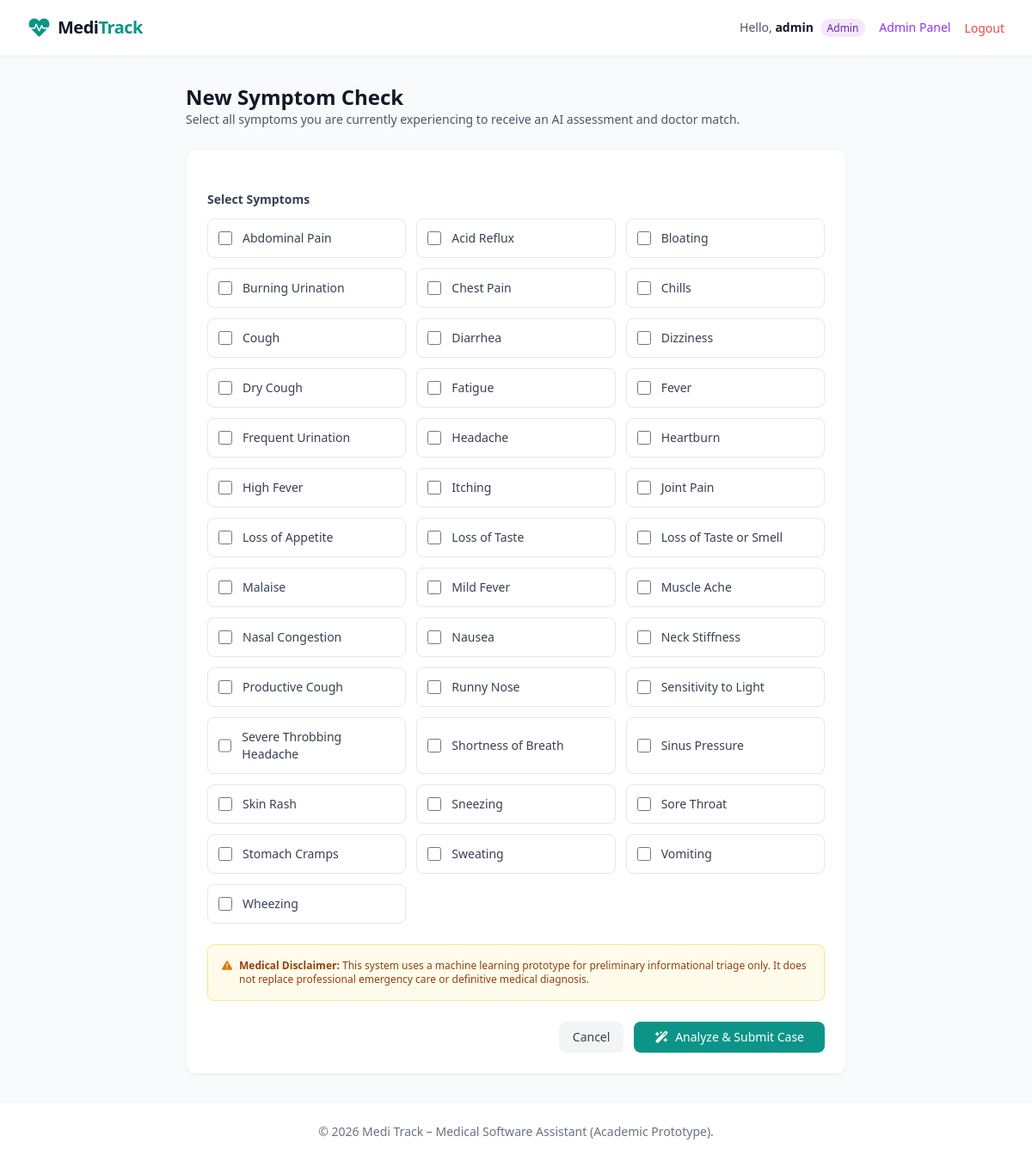
/patient/consultation/new/ (signed in), run on the app's committed database.
### core/models.py (models this page shows, shortened)
class User(AbstractUser):
    is_patient = models.BooleanField(default=False)
    is_doctor = models.BooleanField(default=False)

class Symptom(models.Model):
    name = models.CharField(max_length=100, unique=True)

### core/views.py (the view, shortened to what this page needs)
# urls.py: path('patient/consultation/new/', views.new_consultation, name='new_consultation'),
@login_required
def new_consultation(request):
    if not request.user.is_patient and not request.user.is_superuser:
        messages.error(request, "Access restricted to patients.")
        return redirect('home')
    symptoms = Symptom.objects.all().order_by('name')
    return render(request, 'new_consultation.html', {'symptoms': symptoms})

### templates/new_consultation.html (shortened to what this page needs)
{% extends 'base.html' %}
{% block content %}
<div class="max-w-3xl mx-auto space-y-6">
    <div>
        <h1 class="text-2xl font-bold text-gray-900">New Symptom Check</h1>
        <p class="text-sm text-gray-600">Select all symptoms you are currently experiencing to receive an AI assessment and doctor match.</p>
    </div>
    <form method="post" class="bg-white p-6 rounded-xl border border-gray-100 shadow-sm space-y-6">
        <div>
            <label class="block text-sm font-semibold text-gray-700 mb-3">Select Symptoms</label>
            <div class="grid grid-cols-2 sm:grid-cols-3 gap-3">
                {% for symptom in symptoms %}
                    <label class="flex items-center space-x-3 p-3 border border-gray-200 rounded-lg cursor-pointer hover:bg-gray-50 transition">
                        <input type="checkbox" name="symptoms" value="{{ symptom.id }}" class="h-4 w-4 text-brand-600 focus:ring-brand-500 border-gray-300 rounded">
                        <span class="text-sm text-gray-700 font-medium">{{ symptom.name }}</span>
                    </label>
                {% endfor %}
            </div>
        </div>
        <div class="p-4 bg-amber-50 border border-amber-200 rounded-lg text-xs text-amber-800 flex gap-2">
            <i class="fa-solid fa-triangle-exclamation text-amber-600 mt-0.5"></i>
            <div>
                <strong>Medical Disclaimer:</strong> This system uses a machine learning prototype for preliminary informational triage only. It does not replace professional emergency care or definitive medical diagnosis.
            </div>
        </div>
        <div class="flex justify-end gap-3">
            <a href="{% url 'patient_dashboard' %}" class="px-4 py-2 text-sm font-medium text-gray-700 bg-gray-100 rounded-lg hover:bg-gray-200 transition">Cancel</a>
            <button type="submit" class="px-6 py-2 text-sm font-medium text-white bg-brand-600 rounded-lg hover:bg-brand-700 transition flex items-center gap-2">
                <i class="fa-solid fa-wand-magic-sparkles"></i> Analyze & Submit Case
            </button>
        </div>
    </form>
</div>
{% endblock %}

### templates/base.html (shortened to what this page needs)
<!DOCTYPE html>
<html lang="en">
<head>
    <script src="https://cdn.tailwindcss.com"></script>
    <link href="https://cdnjs.cloudflare.com/ajax/libs/font-awesome/6.0.0/css/all.min.css" rel="stylesheet">
</head>
<body class="bg-gray-50 text-gray-800 flex flex-col min-h-screen">
    <nav class="bg-white shadow-sm border-b border-gray-100">
        <div class="max-w-7xl mx-auto px-4 sm:px-6 lg:px-8">
            <div class="flex justify-between h-16">
                <div class="flex">
                    <a href="{% url 'home' %}" class="flex-shrink-0 flex items-center gap-2">
                        <i class="fa-solid fa-heart-pulse text-brand-600 text-2xl"></i>
                        <span class="font-bold text-xl text-gray-900 tracking-tight">Medi<span class="text-brand-600">Track</span></span>
                    </a>
                </div>
                <div class="flex items-center gap-4">
                    {% if user.is_authenticated %}
                        <span class="text-sm text-gray-600">
                            Hello, <strong class="text-gray-900">{{ user.first_name|default:user.username }}</strong>
                            {% if user.is_doctor %}
                                <span class="bg-blue-100 text-blue-800 text-xs px-2 py-0.5 rounded-full font-medium ml-1">Doctor</span>
                            {% elif user.is_patient %}
                                <span class="bg-green-100 text-green-800 text-xs px-2 py-0.5 rounded-full font-medium ml-1">Patient</span>
                            {% elif user.is_superuser %}
                                <span class="bg-purple-100 text-purple-800 text-xs px-2 py-0.5 rounded-full font-medium ml-1">Admin</span>
                            {% endif %}
                        </span>
                        {% if user.is_superuser %}
                            <a href="/admin/" class="text-sm font-medium text-purple-600 hover:text-purple-800 transition">Admin Panel</a>
                        {% endif %}
                        <form method="post" action="{% url 'logout' %}" class="inline">
                            <button type="submit" class="text-sm font-medium text-red-500 hover:text-red-700 transition">Logout</button>
                        </form>
                    {% else %}
                        <a href="{% url 'login' %}" class="text-sm font-medium text-gray-700 hover:text-brand-600 transition">Sign In</a>
                        <a href="{% url 'register' %}" class="text-sm font-medium bg-brand-600 text-white px-4 py-2 rounded-lg hover:bg-brand-700 transition">Register</a>
                    {% endif %}
                </div>
            </div>
        </div>
    </nav>
    <main class="flex-grow max-w-7xl w-full mx-auto px-4 sm:px-6 lg:px-8 py-8">
        {% block content %}
        {% endblock %}
    </main>
    <footer class="bg-white border-t border-gray-100 py-6">
        <div class="max-w-7xl mx-auto px-4 text-center text-sm text-gray-500">
            &copy; 2026 Medi Track – Medical Software Assistant (Academic Prototype).
        </div>
    </footer>
</body>
</html>

### data on the page
User: first_name "admin"
Symptom: name "Abdominal Pain"
Symptom: name "Acid Reflux"
Symptom: name "Bloating"
Symptom: name "Burning Urination"
Symptom: name "Chest Pain"
Symptom: name "Chills"
Symptom: name "Cough"
Symptom: name "Diarrhea"
Symptom: name "Dizziness"
Symptom: name "Dry Cough"
Symptom: name "Fatigue"
Symptom: name "Fever"
Symptom: name "Frequent Urination"
Symptom: name "Headache"
Symptom: name "Heartburn"
Symptom: name "High Fever"
Symptom: name "Itching"
Symptom: name "Joint Pain"
Symptom: name "Loss of Appetite"
Symptom: name "Loss of Taste"
Symptom: name "Loss of Taste or Smell"
Symptom: name "Malaise"
Symptom: name "Mild Fever"
Symptom: name "Muscle Ache"
Symptom: name "Nasal Congestion"
Symptom: name "Nausea"
Symptom: name "Neck Stiffness"
Symptom: name "Productive Cough"
Symptom: name "Runny Nose"
Symptom: name "Sensitivity to Light"
Symptom: name "Severe Throbbing Headache"
Symptom: name "Shortness of Breath"
Symptom: name "Sinus Pressure"
Symptom: name "Skin Rash"
Symptom: name "Sneezing"
Symptom: name "Sore Throat"
Symptom: name "Stomach Cramps"
Symptom: name "Sweating"
Symptom: name "Vomiting"
Symptom: name "Wheezing"
